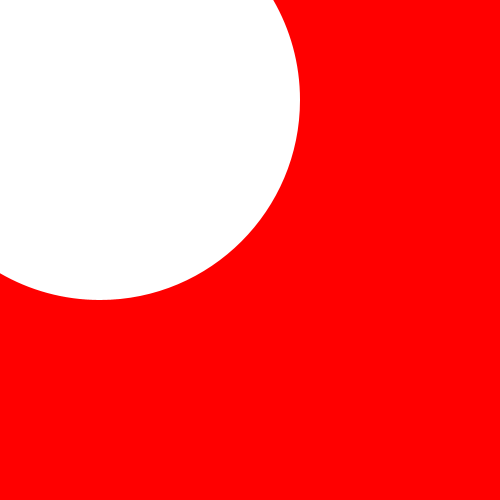
Frame 1 (no input)
Frame 60 (the mouse pressed at the canvas centre just before this capture): identical to frame 1, image omitted
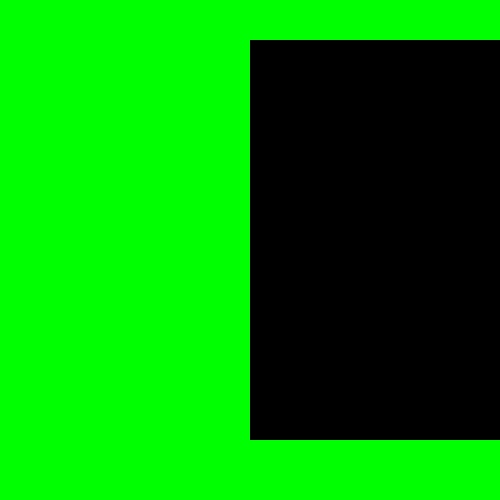
Frame 120 (the mouse held since frame 60 and released just before this capture)

The Processing sketch that drew these frames (run headless with seeded random() and noise(); from frame 60 on, the mouse is pressed at the canvas centre):

// Processing sketch: Screen_Switch
// ── Screen_Switch.pde
int currentScreen;
 
void setup() {
  size(500, 500);
  noStroke();
  smooth();
}
 
void draw() {
  switch(currentScreen) {
  case 0: drawScreenZero(); break;
  case 1: drawScreenOne(); break;
  case 2: drawScreenTwo(); break;
  default: background(0); break;
  }
}
 
void mousePressed() {
  currentScreen++;
  if (currentScreen > 2) { currentScreen = 0; }
}
 
void drawScreenZero() {
  background(255, 0, 0);
  fill(255);
  ellipse(100, 100, 400, 400);
}
 
void drawScreenOne() {
  background(0, 255, 0);
  fill(0);
  rect(250, 40, 250, 400);
}
 
void drawScreenTwo() {
  background(0, 0, 255);
  fill(255, 255, 0);
  triangle(150, 100, 150, 400, 450, 250);
}
